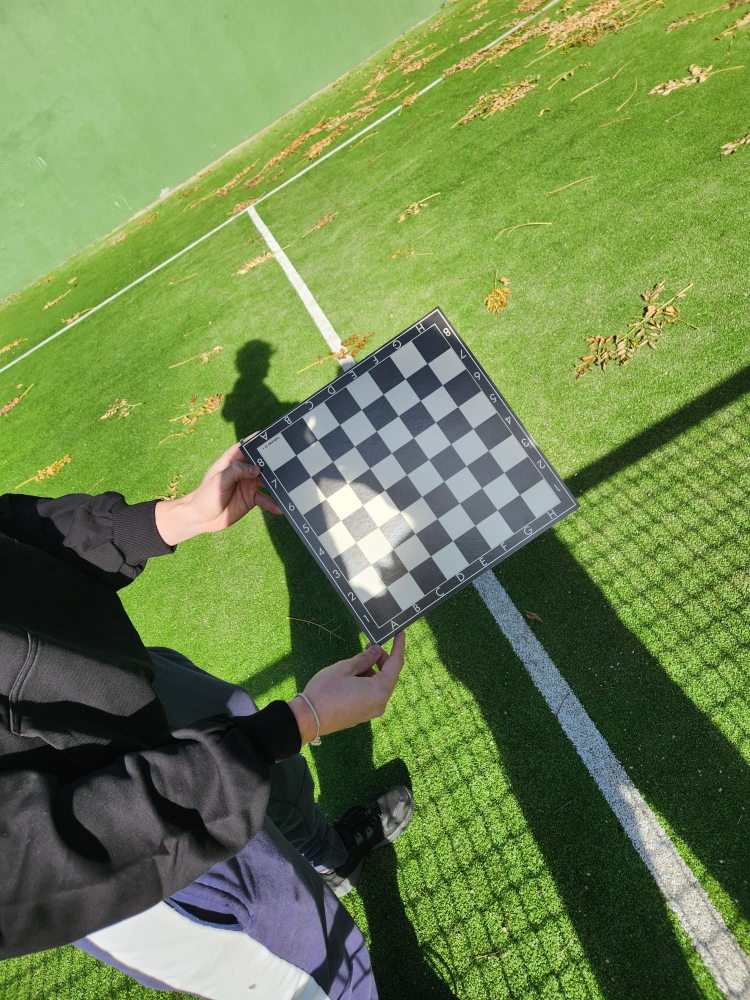
#> input picture calibration_process/calibration_images/WhatsApp Image 2025-11-30 at 13.19.59 (1).jpeg, 1500 x 2000 px, given in place of video, which was not available (shown at 1/2 size)
$ jupyter execute pattern_detection.ipynb
#> lines starting #> are read from the running program, lines starting #| are printed output that depends on the picture; after the words box and inside, x2 and y2 are one past the last pixel; in counts of white or black regions, pixels touching at a corner belong together; pictures that were not available may be replaced by others from this repository, and a replacement may not be noted
[cell 1]
import cv2
import numpy as np

# --- CONFIGURATION ---
IP_ADDRESS = "192.168.1.19"
PORT = "8080"
URL = f"http://{IP_ADDRESS}:{PORT}/video"  # CHANGEABLE

MIN_AREA = 3500 # CHANGEABLE (to consider smaller o bigger shapes)

# --- GEOMETRIC TUNING ---

# 1. Line Sensitivity:
# Only shapes LINE_ASPECT_RATIO x longer than they are wide will be considered Lines
LINE_ASPECT_RATIO = 6.5 # CHANGEABLE

# 2. Contour Approximation Precision:
# Lower this to detect Circles better (keep more vertices)
# Higher this to make shapes more blocky/polygonal. (keep less vertices)
EPSILON_COEFF = 0.035 # CHANGEABLE

def get_shape_name(hull, approx, contour):
    num_vertices = len(approx)
    x, y, w, h = cv2.boundingRect(approx)

    # Aspect Ratio
    aspect_ratio = float(w) / h if w > h else float(h) / w

    # Solidity
    area_hull = cv2.contourArea(hull)
    area_cnt = cv2.contourArea(contour)
    if area_hull == 0: return "Unidentified"
    solidity = float(area_cnt) / area_hull

    # Circularity (To distinguish Circle vs Pentagon)
    perimeter = cv2.arcLength(contour, True)
    if perimeter == 0: return "Unidentified"
    circularity = 4 * np.pi * area_cnt / (perimeter * perimeter)

    # --- FILTERS ---
    if solidity < 0.8: return "Unidentified" # CHANGEABLE

    # --- CLASSIFICATION ---

    # 1. LINE DETECTION
    # A line requires the shape to be very long
    if aspect_ratio > LINE_ASPECT_RATIO:
        return "Line"

    # 2. GEOMETRIC SHAPES
    if num_vertices == 3:
        return "Triangle"

    elif num_vertices == 4:
        if 0.85 <= aspect_ratio <= 1.15: # CHANGEABLE (to split rectangles and squares)
            return "Square"
        else:
            return "Rectangle"

    elif num_vertices == 5:
        # --- SPLIT CIRCLE/PENTAGON ---
        # A perfect pentagon has circularity aprox 0.76. A circle is  aprox 1.0
        # If it has 5 vertices but is very round (high circularity), it's a bad circle, not a pentagon
        if circularity > 0.82: # CHANGEABLE
            return "Circle"
        else:
            return "Pentagon"

    elif num_vertices > 5:
        # Standard Circle Check
        if 0.7 <= circularity <= 1.2: # CHANGEABLE
            return "Circle"

    return "Unidentified"

def main():
    cap = cv2.VideoCapture(URL)
    cap.set(cv2.CAP_PROP_BUFFERSIZE, 1)

    kernel_noise = np.ones((1, 1), np.uint8) # CHANGEABLE

    # Increasing this helps lines connect better (to dilate more)
    kernel_dilate = np.ones((5, 5), np.uint8) # CHANGEABLE (Thicker lines)

    print(f"Connected to {URL}. Tuning: Lines > {LINE_ASPECT_RATIO}x, Epsilon {EPSILON_COEFF}")

    while True:
        ret, frame = cap.read()
#> frame is the input picture: shape (2000, 1500, 3); mean B, G, R 78.5, 132.7, 110.6
        if not ret: break

        # Grayscale image
        gray = cv2.cvtColor(frame, cv2.COLOR_BGR2GRAY)
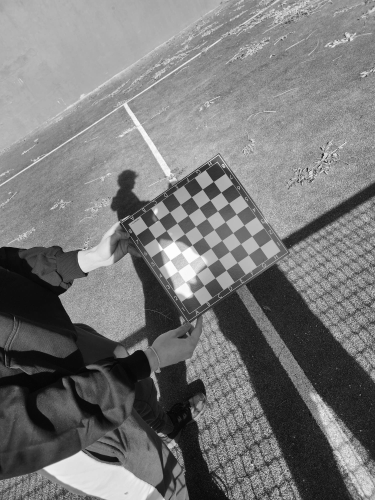
#> gray: shape (2000, 1500) (shown at 1/4 size); min 0, max 255, mean 119.9

        # Blurred image
        blurred = cv2.GaussianBlur(gray, (5, 5), 0) # CHANGEABLE

        # Thresholding
        thresh = cv2.adaptiveThreshold(blurred, 255, # If the intensity is higher than de th, we put it in 255. Otherwise we put it in 0
                                       cv2.ADAPTIVE_THRESH_GAUSSIAN_C, # To decide if something is an important pattern or just background
                                       cv2.THRESH_BINARY_INV, # We want the pattern white and de background black
                                       19, # CHANGEABLE (Blocksize: number of neighbours to consider to decide if a pixel turns 0 or 255)
                                       16) # CHANGEABLE (Severity constant: higher means more strict, lower means more permissive)
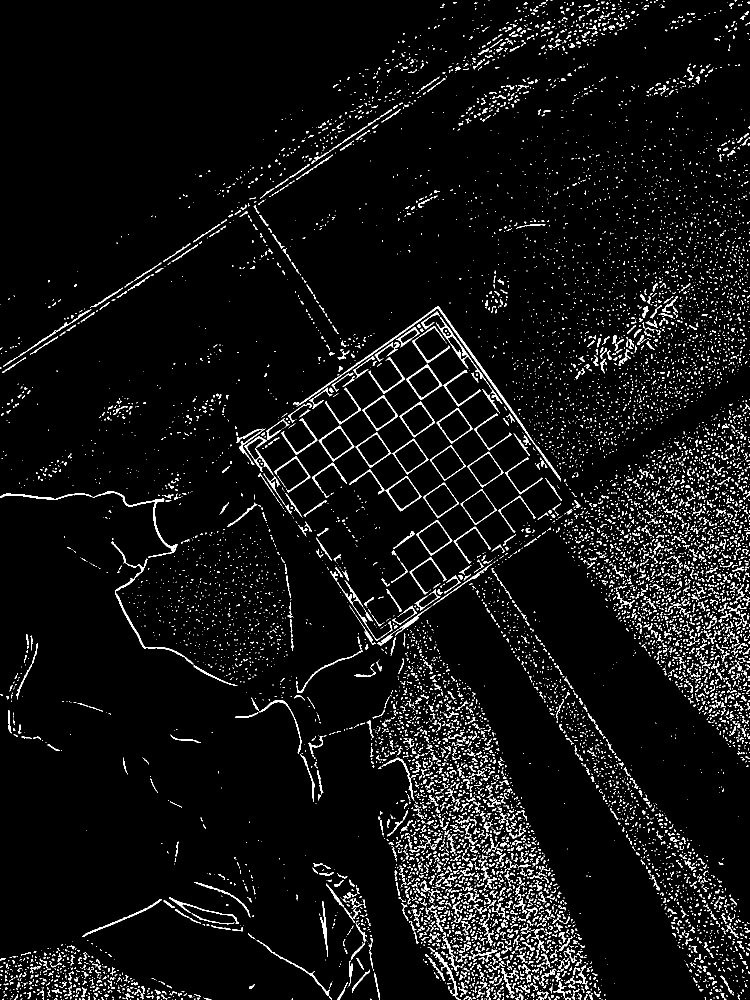
#> thresh: shape (2000, 1500) (shown at 1/2 size); 5.3% white in thin lines or dots

        # Increased iterations to delete thinner lines in de erosion operation
        opening = cv2.morphologyEx(thresh, cv2.MORPH_OPEN, kernel_noise, iterations=2) # CHANGEABLE

        # Increased iterations to make lines very bold
        dilated = cv2.dilate(opening, kernel_dilate, iterations=2) # CHANGEABLE
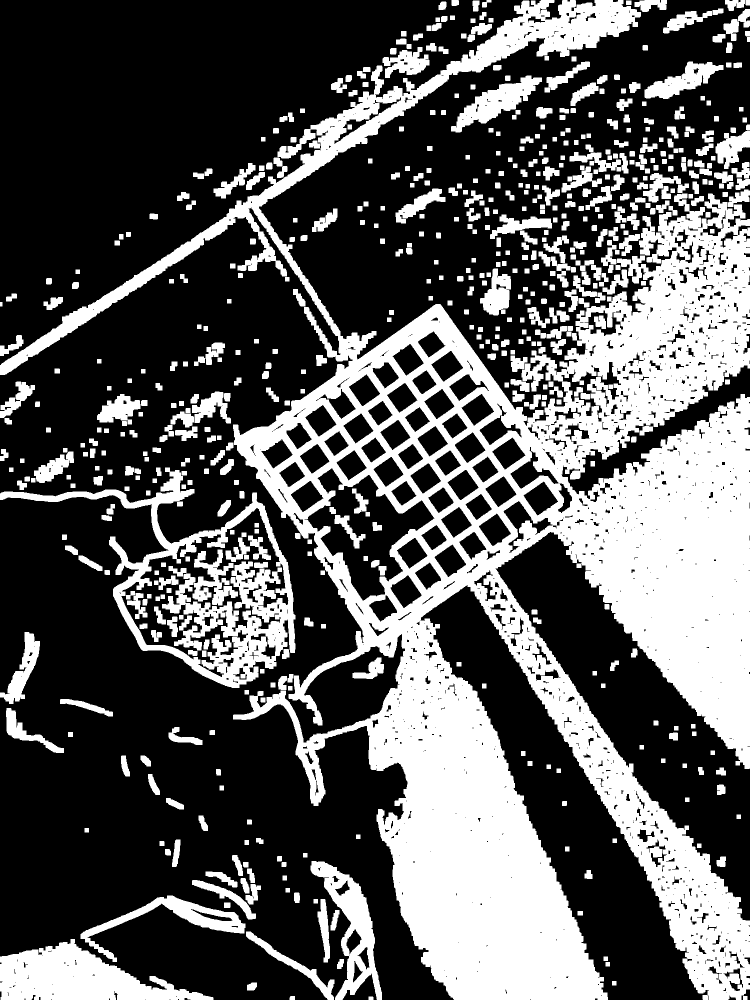
#> dilated: shape (2000, 1500) (shown at 1/2 size); 35% white; 637 white regions

        # This function looks for shapes of white pixels over the black background of the dilated image
        # Returns a list of the detected elements (triangles, circles, squares...)
        contours, _ = cv2.findContours(dilated, cv2.RETR_EXTERNAL, cv2.CHAIN_APPROX_SIMPLE)
#> contours = 592 contours; largest, box (x1, y1, x2, y2) and area: (0, 0, 1500, 2000) 904547, (0, 935, 591, 1376) 94166, (0, 1878, 427, 2000) 27546, (621, 1722, 764, 2000) 14778, (161, 1791, 491, 1924) 8722
        # It also returns the hierarchy of the elements, but we discard it since we do not need it

        # Iterate through every contour (potential shape) detected in the image
        for cnt in contours:

            # Calculate the area of the contour in pixels to determine its size
            area = cv2.contourArea(cnt)

            # Filter out small noise (like grid dots) using the minimum area threshold
            if area > MIN_AREA:

                # Calculate the Convex Hull: The "rubber band" wrapper around the shape
                # This ignores internal dents or imperfections in the hand-drawing of the shapes
                hull = cv2.convexHull(cnt)

                # Calculate the perimeter (arc length) of the hull to set the precision scale
                peri = cv2.arcLength(hull, True)

                # --- APPLY NEW EPSILON ---
                # Calculate the approximation accuracy (Epsilon)
                # It determines how much we can simplify the shape
                # EPSILON_COEFF * peri defines the maximum distance between the original curve and the approximation
                epsilon = EPSILON_COEFF * peri

                # Approximate the polygonal curve (Douglas-Peucker algorithm)
                # Reduces the number of points to find the essential corners (vertices)
                approx = cv2.approxPolyDP(hull, epsilon, True)

                # Identify the shape name using our custom logic (checking vertices, aspect ratio, solidity)
                name = get_shape_name(hull, approx, cnt)

                # Only proceed if the shape was successfully identified
                if name != "Unidentified":

                    # Draw the Convex Hull outline in GREEN on the original frame
                    cv2.drawContours(frame, [hull], -1, (0, 255, 0), 3)
                    for p in approx:
                        # Draw RED dots on corners: vertices
                        cv2.circle(frame, (p[0][0], p[0][1]), 8, (0, 0, 255), -1)

                    # Get the bounding box coordinates (x, y, width, height) to place the text
                    x, y, w, h = cv2.boundingRect(approx)
                    # Write the name of the shape in BLUE above the bounding box
                    cv2.putText(frame, name, (x, y - 10),
                                cv2.FONT_HERSHEY_SIMPLEX, 0.8, (255, 0, 0), 2)
#> this loop made 592 passes
#> (area, peri, epsilon, approx) on passes 9, 16, 28: (27545.5, 969.1, 33.92, [[0, 1913], [149, 1878], [426, 1999], [1, 1999]]), (8722, 736.8, 25.79, [[490, 1847], [233, 1923], [161, 1877], [334, 1791]]), (14777.5, 721, 25.24, [[623, 1722], [732, 1795], [763, 1999], [670, 1999]])
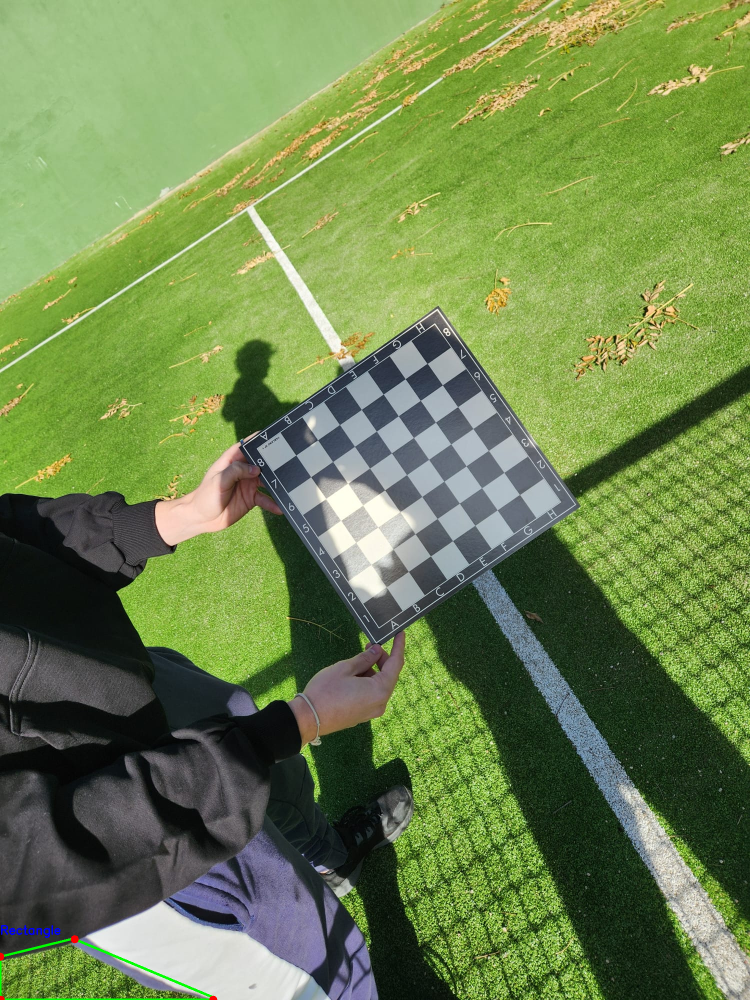
#> frame: shape (2000, 1500, 3) (shown at 1/2 size); 0.17% of pixels changed, all inside (x1, y1, x2, y2) = (0, 1850, 435, 2000)

        # DEBUG WINDOW
        cv2.imshow("Debug: Thick Lines", dilated)
        # OUTPUT WINDOW
        cv2.imshow("Final Output", frame)

        if cv2.waitKey(1) & 0xFF == ord('q'):
#> (key q is pressed here)
            break

    cap.release()
    cv2.destroyAllWindows()

if __name__ == "__main__":
    main()

$ run again, on calibration_process/calibration_images/WhatsApp Image 2025-11-30 at 13.19.59 (2).jpeg
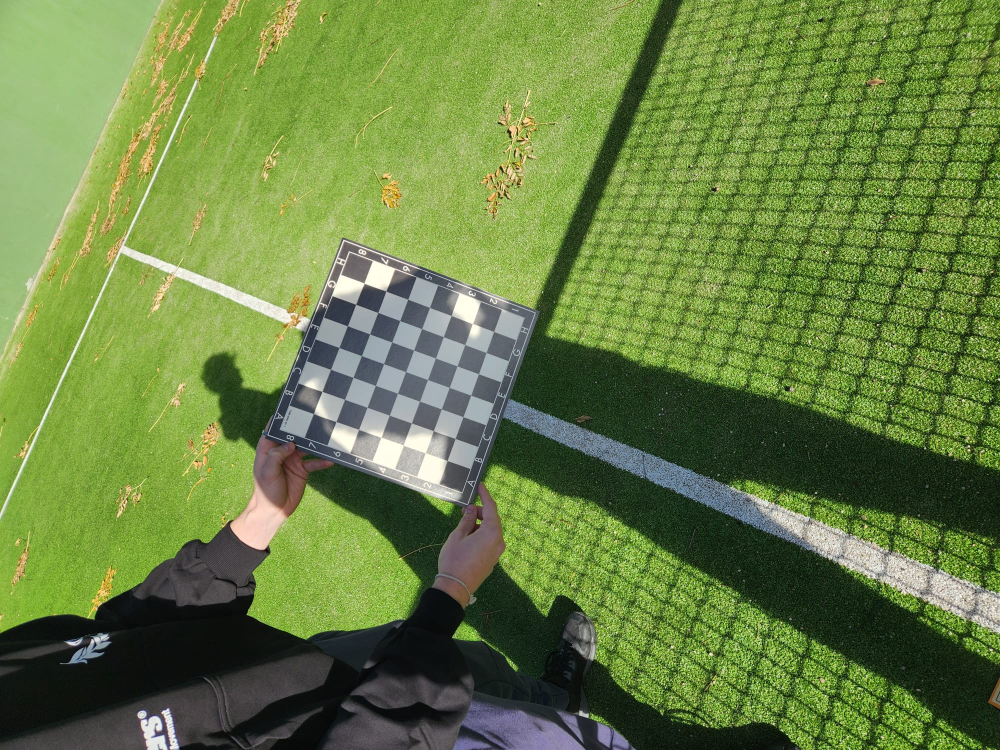
#> input picture calibration_process/calibration_images/WhatsApp Image 2025-11-30 at 13.19.59 (2).jpeg, 2000 x 1500 px, given in place of video, which was not available (shown at 1/2 size)
#> in main, frame is the input picture: shape (1500, 2000, 3); mean B, G, R 67.8, 129.1, 105.8
#> in main, `thresh = cv2.adaptiveThreshold(blurred, 255,`:
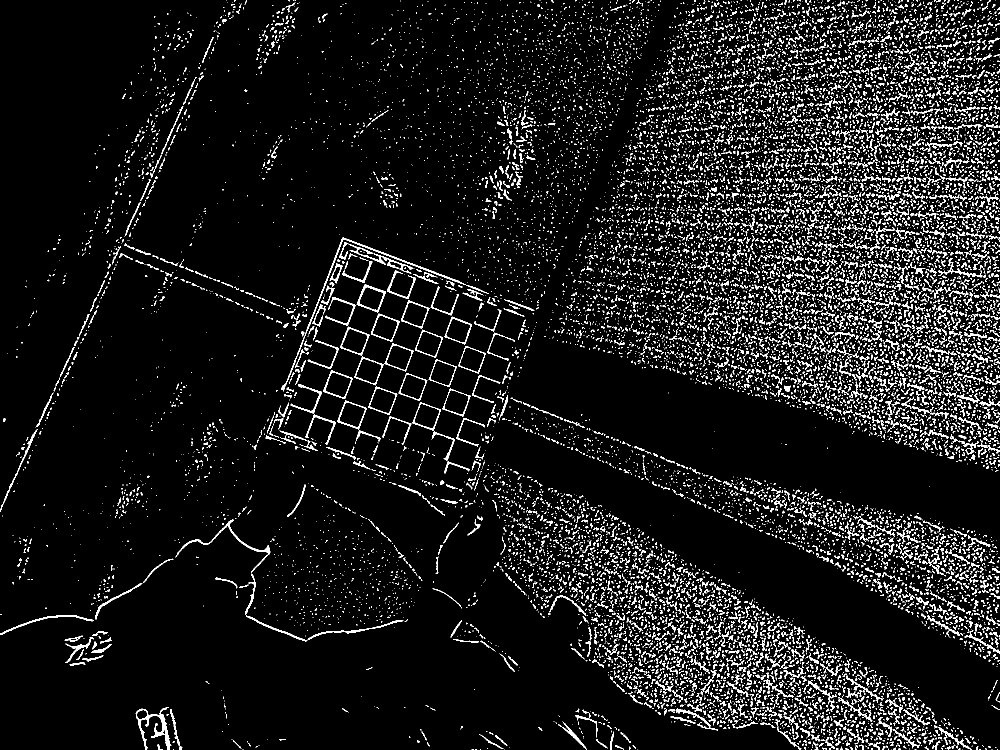
#> thresh: shape (1500, 2000) (shown at 1/2 size); 7.6% white in thin lines or dots
#> dilated: shape (1500, 2000); 47.6% white; 632 white regions
#> contours = 630 contours; largest, box (x1, y1, x2, y2) and area: (1085, 0, 2000, 948) 639440, (0, 0, 2000, 1500) 589491, (938, 0, 1325, 473) 84295, (0, 1009, 849, 1287) 42904, (1103, 1413, 1279, 1500) 6576
#> the loop in main, `for cnt in contours:` made 630 passes
#> (area, peri, epsilon, approx, num_vertices in get_shape_name) on passes 20, 36: (6256.5, 333.3, 11.66, [[341, 1410], [368, 1498], [286, 1499], [268, 1420]], 4), (4592, 382.4, 13.39, [[914, 1241], [956, 1252], [1040, 1344], [897, 1278]], 4)
#> after the loop in main, `for cnt in contours:`:
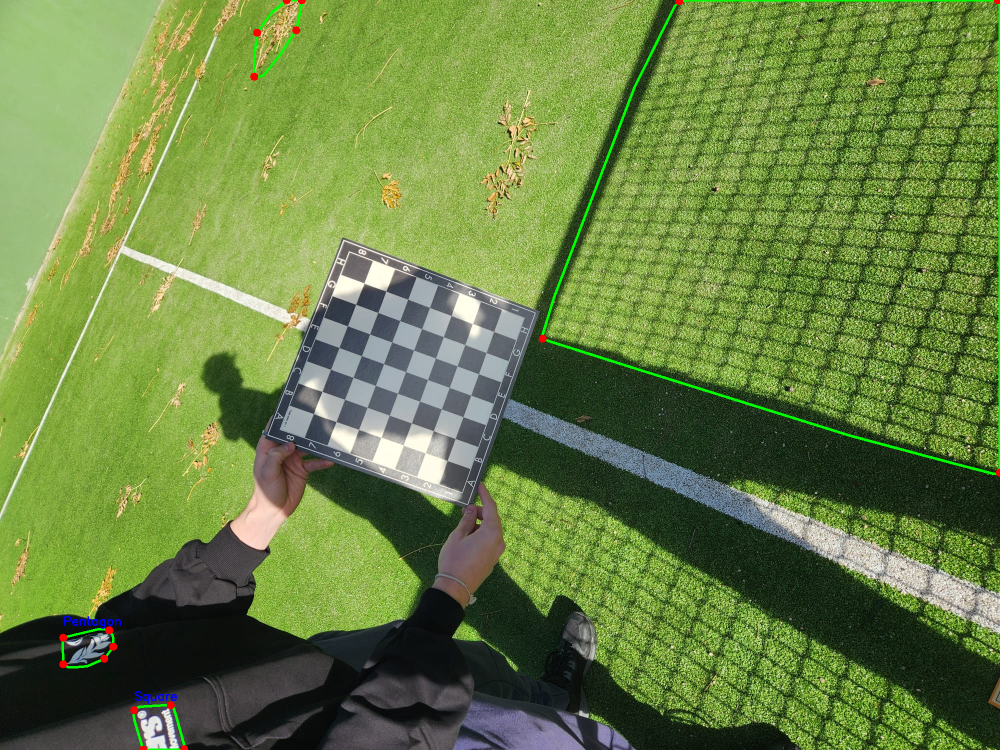
#> frame: shape (1500, 2000, 3) (shown at 1/2 size); 0.72% of pixels changed, all inside (x1, y1, x2, y2) = (118, 0, 2000, 1500)
